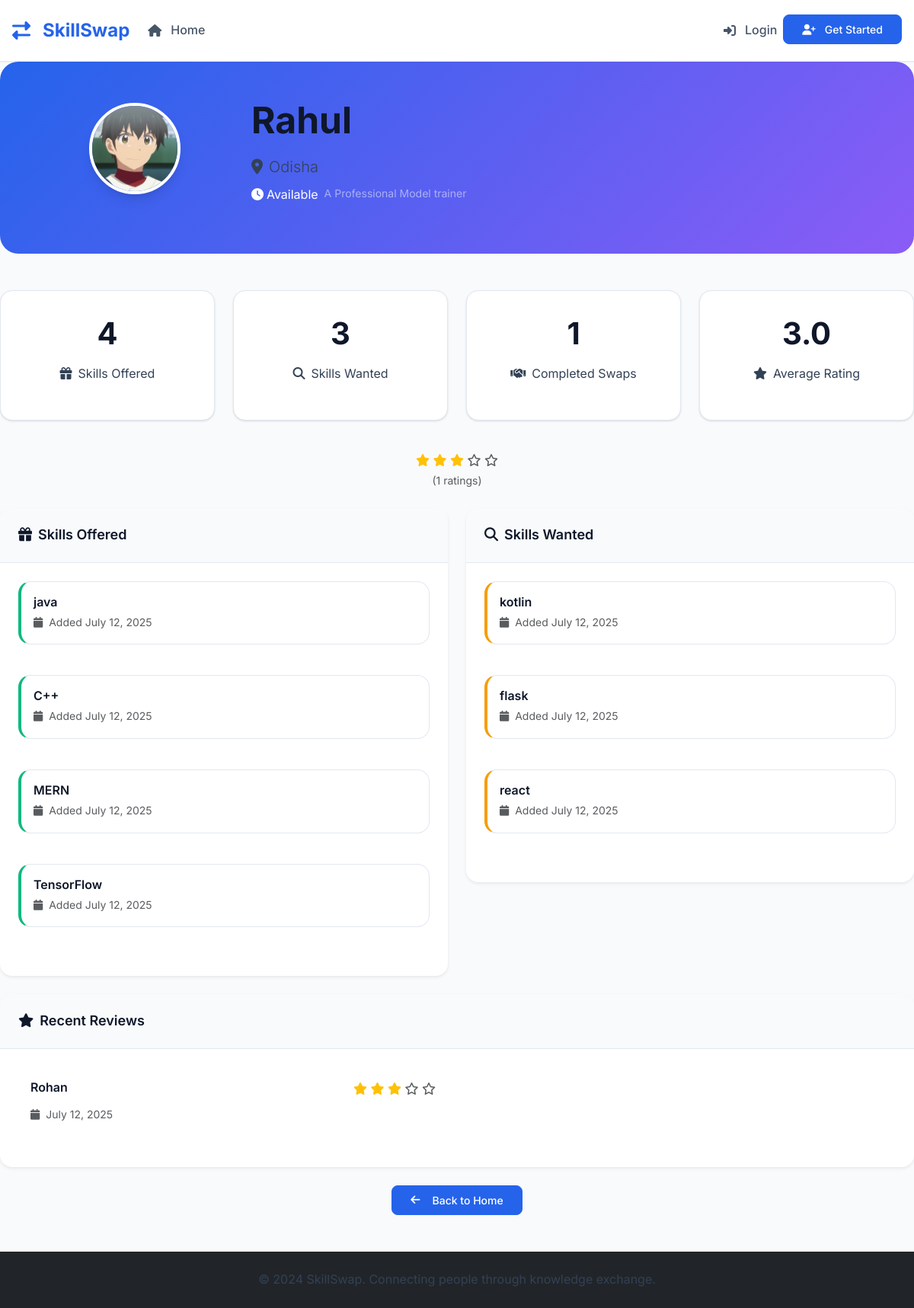
/view_profile/5, run on an earlier commit of the app's database.
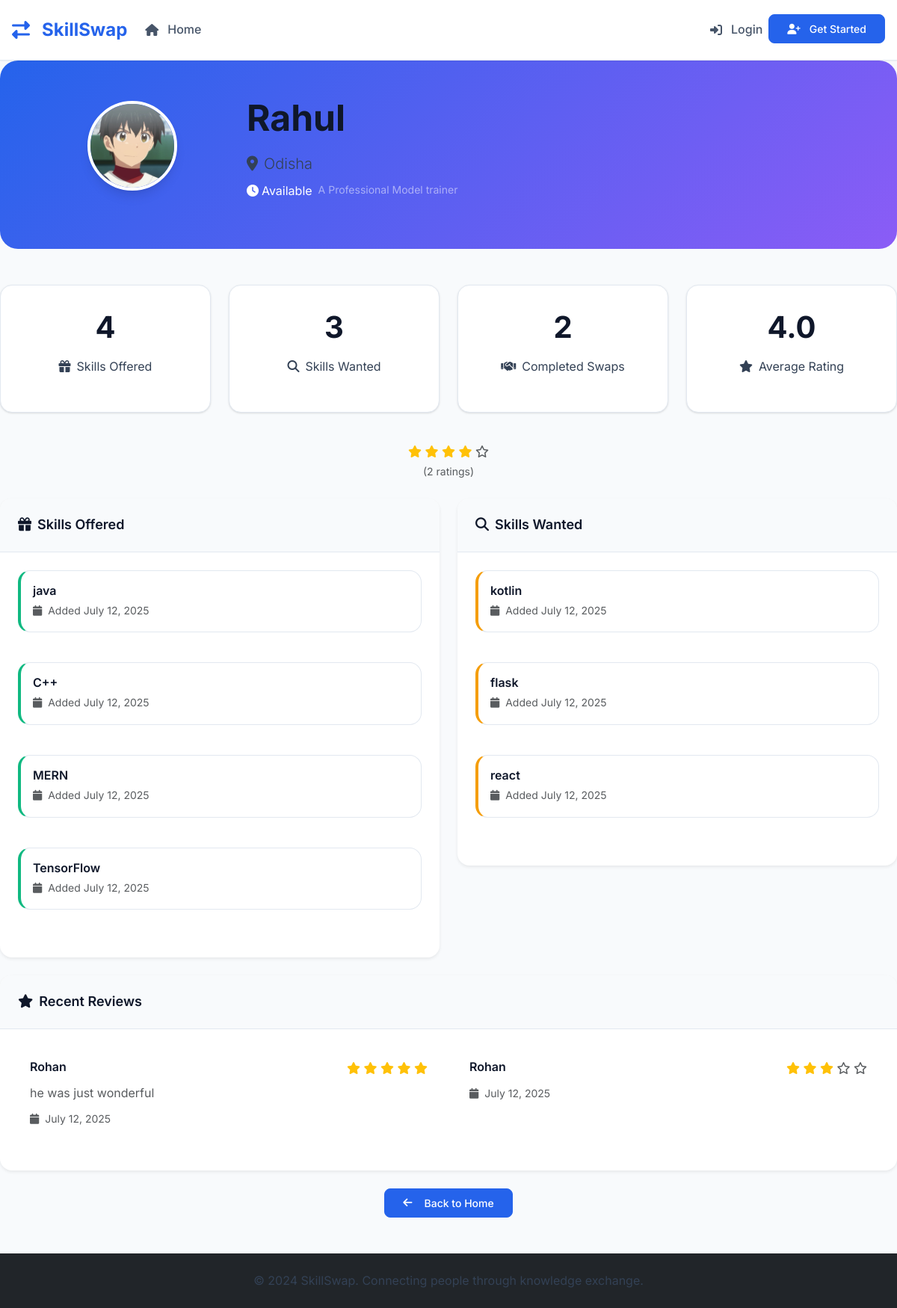
And on a later commit of the database.
### tables this page shows
CREATE TABLE skills (
            id INTEGER PRIMARY KEY AUTOINCREMENT,
            user_id INTEGER,
            skill_name TEXT NOT NULL,
            skill_type TEXT NOT NULL, -- 'offered' or 'wanted'
            description TEXT,
            is_approved INTEGER DEFAULT 1,
            created_at TIMESTAMP DEFAULT CURRENT_TIMESTAMP,
            FOREIGN KEY (user_id) REFERENCES users (id)
        );

CREATE TABLE ratings (
            id INTEGER PRIMARY KEY AUTOINCREMENT,
            swap_request_id INTEGER,
            rater_id INTEGER,
            rated_id INTEGER,
            rating INTEGER CHECK(rating >= 1 AND rating <= 5),
            feedback TEXT,
            created_at TIMESTAMP DEFAULT CURRENT_TIMESTAMP,
            FOREIGN KEY (swap_request_id) REFERENCES swap_requests (id),
            FOREIGN KEY (rater_id) REFERENCES users (id),
            FOREIGN KEY (rated_id) REFERENCES users (id)
        );

CREATE TABLE users (
            id INTEGER PRIMARY KEY AUTOINCREMENT,
            email TEXT UNIQUE NOT NULL,
            password_hash TEXT NOT NULL,
            name TEXT NOT NULL,
            location TEXT,
            profile_photo TEXT,
            availability TEXT,
            is_public INTEGER DEFAULT 1,
            is_admin INTEGER DEFAULT 0,
            is_banned INTEGER DEFAULT 0,
            created_at TIMESTAMP DEFAULT CURRENT_TIMESTAMP
        , bio TEXT);

### skill_swap_app.py (the view)
@app.route('/view_profile/<int:user_id>')
def view_profile(user_id):
    conn = get_db()
    user = conn.execute('SELECT * FROM users WHERE id = ? AND is_public = 1 AND is_banned = 0', (user_id,)).fetchone()
    if not user:
        flash('Profile not found or not available.', 'error')
        return redirect(url_for('index'))
    offered_skills = conn.execute('''
        SELECT * FROM skills WHERE user_id = ? AND skill_type = 'offered' AND is_approved = 1
    ''', (user_id,)).fetchall()
    wanted_skills = conn.execute('''
        SELECT * FROM skills WHERE user_id = ? AND skill_type = 'wanted' AND is_approved = 1
    ''', (user_id,)).fetchall()
    completed_swaps = conn.execute('''
        SELECT COUNT(*) as count FROM swap_requests
        WHERE (requester_id = ? OR provider_id = ?) AND status = 'accepted'
    ''', (user_id, user_id)).fetchone()['count']
    avg_rating = conn.execute('''
        SELECT AVG(rating) as avg_rating, COUNT(*) as total_ratings
        FROM ratings WHERE rated_id = ?
    ''', (user_id,)).fetchone()
    recent_reviews = conn.execute('''
        SELECT r.*, u.name as reviewer_name
        FROM ratings r
        JOIN users u ON r.rater_id = u.id
        WHERE r.rated_id = ?
        ORDER BY r.created_at DESC
        LIMIT 5
    ''', (user_id,)).fetchall()
    can_request = False
    if 'user_id' in session and session['user_id'] != user_id:
        user_offered_skills = conn.execute('''
            SELECT COUNT(*) as count FROM skills
            WHERE user_id = ? AND skill_type = 'offered' AND is_approved = 1
        ''', (session['user_id'],)).fetchone()['count']
        can_request = user_offered_skills > 0
    conn.close()
    user = convert_row_datetimes(user)
    offered_skills = convert_rows_datetimes(offered_skills)
    wanted_skills = convert_rows_datetimes(wanted_skills)
    recent_reviews = convert_rows_datetimes(recent_reviews)
    stats = {
        'offered_skills': len(offered_skills),
        'wanted_skills': len(wanted_skills),
        'completed_swaps': completed_swaps,
        'avg_rating': avg_rating['avg_rating'] or 0,
        'total_ratings': avg_rating['total_ratings'] or 0,
        'has_rating': avg_rating['total_ratings'] > 0
    }
    return render_template('view_profile.html',
                         user=user,
                         offered_skills=offered_skills,
                         wanted_skills=wanted_skills,
                         stats=stats,
                         recent_reviews=recent_reviews,
                         can_request=can_request)

### skill_swap_app.py (called while the page is built, shortened)
def parse_datetime(timestamp_str):
    if timestamp_str is None:
        return None
    try:
        if 'T' in timestamp_str:
            return datetime.fromisoformat(timestamp_str.replace('Z', '+00:00'))
        else:
            return datetime.strptime(timestamp_str, '%Y-%m-%d %H:%M:%S')
    except:
        return None

def convert_row_datetimes(row):
    if row is None:
        return None
    if hasattr(row, 'keys'):
        row_dict = dict(row)
    else:
        row_dict = row
    timestamp_fields = ['created_at', 'updated_at']
    for field in timestamp_fields:
        if field in row_dict and row_dict[field]:
            row_dict[field] = parse_datetime(row_dict[field])
    return row_dict

def convert_rows_datetimes(rows):
    if not rows:
        return []
    return [convert_row_datetimes(row) for row in rows]

def get_db():
    conn = sqlite3.connect('skill_swap.db')
    conn.row_factory = sqlite3.Row
    return conn

@app.context_processor
def inject_unread_notifications():
    return {'unread_notifications': 0}

### templates/view_profile.html (shortened to what the changed rows need)
{% extends "base.html" %}
{% block content %}
<div class="profile-header text-center position-relative">
    <div class="row align-items-center">
        <div class="col-md-9 text-md-start">
            <h1 class="display-5 fw-bold mb-3">{{ user.name }}</h1>
        </div>
    </div>
</div>
<div class="row mb-4">
    <div class="col-md-3 mb-3">
        <div class="stats-card bounce-in" style="animation-delay: 0.3s;">
            <h3 class="display-6 fw-bold">{{ stats.completed_swaps }}</h3>
            <p><i class="fas fa-handshake me-2"></i>Completed Swaps</p>
        </div>
    </div>
    <div class="col-md-3 mb-3">
        <div class="stats-card bounce-in" style="animation-delay: 0.4s;">
            {% if stats.has_rating %}
                <h3 class="display-6 fw-bold">{{ "%.1f"|format(stats.avg_rating) }}</h3>
                <p><i class="fas fa-star me-2"></i>Average Rating</p>
            {% else %}
                <h3 class="display-6 fw-bold text-muted">Unrated</h3>
                <p><i class="fas fa-star me-2"></i>No ratings yet</p>
            {% endif %}
        </div>
    </div>
</div>
{% if stats.has_rating %}
<div class="text-center mb-4">
    <div class="rating-stars">
        {% for i in range(5) %}
            {% if i < stats.avg_rating %}
                <i class="fas fa-star text-warning"></i>
            {% else %}
                <i class="far fa-star text-muted"></i>
            {% endif %}
        {% endfor %}
    </div>
    <small class="text-muted">({{ stats.total_ratings }} ratings)</small>
</div>
{% endif %}
<div class="row mb-4">
    <div class="col-md-6">
        <div class="card border-0 shadow-sm fade-in-up" style="animation-delay: 0.1s;">
            <div class="card-body">
                {% if offered_skills %}
                    <div class="row">
                        {% for skill in offered_skills %}
                        <div class="col-12 mb-3">
                            <div class="skill-card offered p-3">
                                <h6 class="mb-1">{{ skill.skill_name }}</h6>
                                <small class="text-muted">
                                    <i class="fas fa-calendar me-1"></i>
                                    Added {{ skill.created_at.strftime('%B %d, %Y') }}
                                </small>
                            </div>
                        </div>
                        {% endfor %}
                    </div>
                {% else %}
                    <div class="text-center text-muted py-4">
                        <i class="fas fa-gift fa-3x mb-3"></i>
                        <p>No skills offered yet.</p>
                    </div>
                {% endif %}
            </div>
        </div>
    </div>
    <div class="col-md-6">
        <div class="card border-0 shadow-sm fade-in-up" style="animation-delay: 0.2s;">
            <div class="card-body">
                {% if wanted_skills %}
                    <div class="row">
                        {% for skill in wanted_skills %}
                        <div class="col-12 mb-3">
                            <div class="skill-card wanted p-3">
                                <h6 class="mb-1">{{ skill.skill_name }}</h6>
                                <small class="text-muted">
                                    <i class="fas fa-calendar me-1"></i>
                                    Added {{ skill.created_at.strftime('%B %d, %Y') }}
                                </small>
                            </div>
                        </div>
                        {% endfor %}
                    </div>
                {% else %}
                    <div class="text-center text-muted py-4">
                        <i class="fas fa-search fa-3x mb-3"></i>
                        <p>No skills wanted yet.</p>
                    </div>
                {% endif %}
            </div>
        </div>
    </div>
</div>
{% if recent_reviews %}
<div class="card border-0 shadow-sm fade-in-up" style="animation-delay: 0.3s;">
    <div class="card-body">
        <div class="row">
            {% for review in recent_reviews %}
            <div class="col-md-6 mb-3">
                <div class="glass p-3">
                    <div class="d-flex justify-content-between align-items-start mb-2">
                        <h6 class="mb-0">{{ review.reviewer_name }}</h6>
                        <div class="rating-stars">
                            {% for i in range(5) %}
                                {% if i < review.rating %}
                                    <i class="fas fa-star text-warning"></i>
                                {% else %}
                                    <i class="far fa-star text-muted"></i>
                                {% endif %}
                            {% endfor %}
                        </div>
                    </div>
                    {% if review.feedback %}
                        <p class="text-muted mb-2">{{ review.feedback }}</p>
                    {% endif %}
                    <small class="text-muted">
                        <i class="fas fa-calendar me-1"></i>
                        {{ review.created_at.strftime('%B %d, %Y') }}
                    </small>
                </div>
            </div>
            {% endfor %}
        </div>
    </div>
</div>
{% endif %}
{% endblock %}

What changed in the data, as far as the page shows it:
added ratings: reviewer_name "Rohan", rating 5 (drawn), feedback "he was just wonderful", created_at "July 12, 2025"
Also different on the page:
{{ stats.completed_swaps }}: "1" → "2"
{{ "%.1f"|format(stats.avg_rating) }}: "3.0" → "4.0"
{{ stats.total_ratings }}: "1" → "2"
